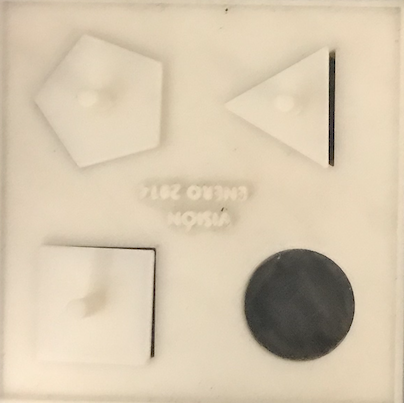
#> input picture Others/white.png, 404 x 403 px
$ python findwhite.py
#> lines starting #> are read from the running program, lines starting #| are printed output that depends on the picture; after the words box and inside, x2 and y2 are one past the last pixel; in counts of white or black regions, pixels touching at a corner belong together
import numpy as np
import cv2

im_gray = cv2.imread('white.png', cv2.IMREAD_GRAYSCALE)
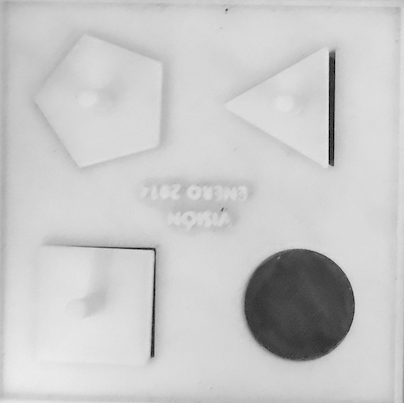
#> im_gray: shape (403, 404); min 0, max 236, mean 200.4
(thresh, im_bw) = cv2.threshold(im_gray, 128, 255, cv2.THRESH_BINARY | cv2.THRESH_OTSU)
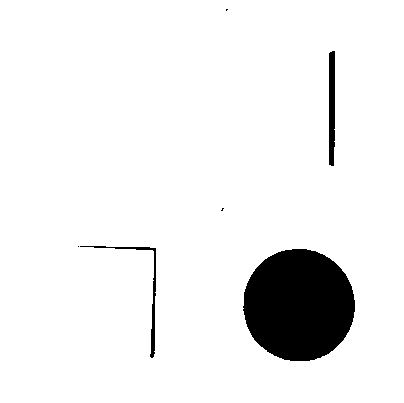
#> im_bw: shape (403, 404); 93.2% white; 6 black regions (3 under 20 px), largest, box (x1, y1, x2, y2) and area: (243, 249, 355, 361) 9873, (329, 51, 335, 166) 663, (80, 246, 156, 358) 456
#> thresh = 139
kernel = np.ones((5,5),np.uint8)
dilation = cv2.dilate(im_bw,kernel,iterations = 2)
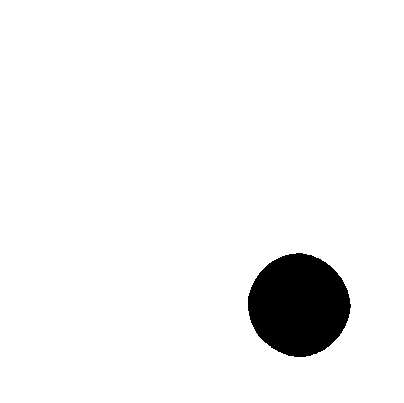
#> dilation: shape (403, 404); 95% white; 1 black region
cv2.imshow('d',dilation)
contours,hierarchy = cv2.findContours(im_bw, 1, 2)
#> contours = 7 contours, 3 with area under 20; largest, box (x1, y1, x2, y2) and area: (0, 0, 404, 403) 162006, (242, 248, 356, 362) 10032, (328, 50, 336, 167) 781, (79, 245, 157, 359) 640
cnt = contours[0]
#> cnt = contour of 160 points, box (x1, y1, x2, y2) (242, 248, 356, 362), area 10032
M = cv2.moments(cnt)
#> M = moments, m00 10032, centre m10/m00, m01/m00 = (298.5, 304.7)
#print( M )
cx = int(M['m10']/M['m00'])
#> cx = 298
cy = int(M['m01']/M['m00'])
#> cy = 304
print(cx)
#| 298
print(cy)
#| 304

cv2.waitKey(0)
cv2.destroyAllWindows()
